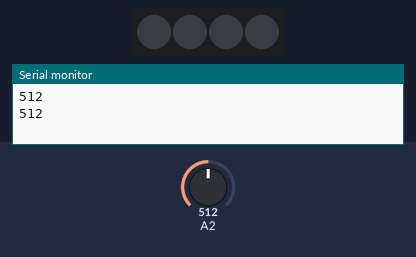
This sketch was run on a simulated Arduino Uno, built with avr-gcc and run on an emulated ATmega328P. On the bench: 4 RGB LEDs in strip order, left to right, the last lines printed to the serial monitor. The inputs (shaded band) are chosen by the test bench; at power-on: A2 = 512.

Above: at 1.8 s.
1.9 s: A2 set to 185
3.4 s: A2 set to 162
At 4.7 s:
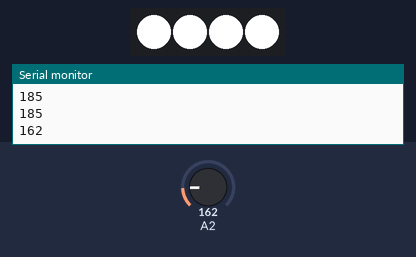
5.5 s: A2 set to 180
At 6.3 s:
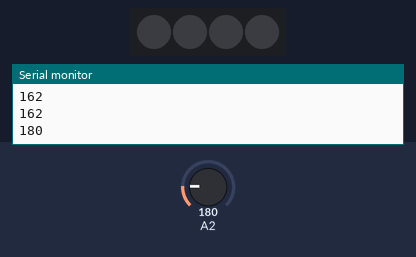
7.5 s: A2 set to 160
At 9.1 s:
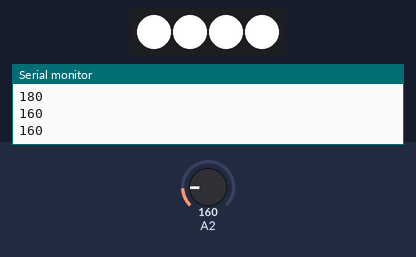
Timing chart, 0 to 10.5 s (numbered marks = the images above; inputs shaded):
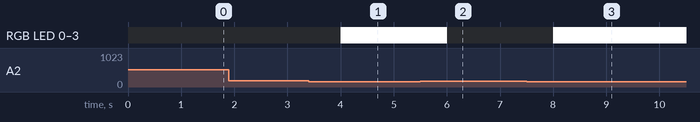

The sketch:

sketch_jun03a.ino
```cpp
#include <Adafruit_NeoPixel.h>
#define PIN 4
#define PIXEL 4

Adafruit_NeoPixel pixels = Adafruit_NeoPixel(PIXEL,PIN,NEO_GRB+NEO_KHZ800);

void setup() {
  Serial.begin(115200);
  pixels.begin();
}

void loop() {
  int data=analogRead(A2);
  Serial.println(data);

  if (data<170){
      for(int i=0; i<4; i++){
        pixels.setPixelColor(i,255,255,255);
      }
      pixels.show();
  }
  else{
      for(int i=0; i<4; i++){
        pixels.setPixelColor(i,0,0,0);
      }
      pixels.show();
  }

  delay(1000);
}
```

Measured:
- the behaviour switches between 170 and 169 on A2 (found by bisection; images 0 and 1)
- after the input at 3.4 s, RGB LED 0–3: off → RGB(255, 255, 255) after 0.60 s
- after the input at 5.5 s, RGB LED 0–3: RGB(255, 255, 255) → off after 0.51 s
- after the input at 7.5 s, RGB LED 0–3: off → RGB(255, 255, 255) after 0.51 s
